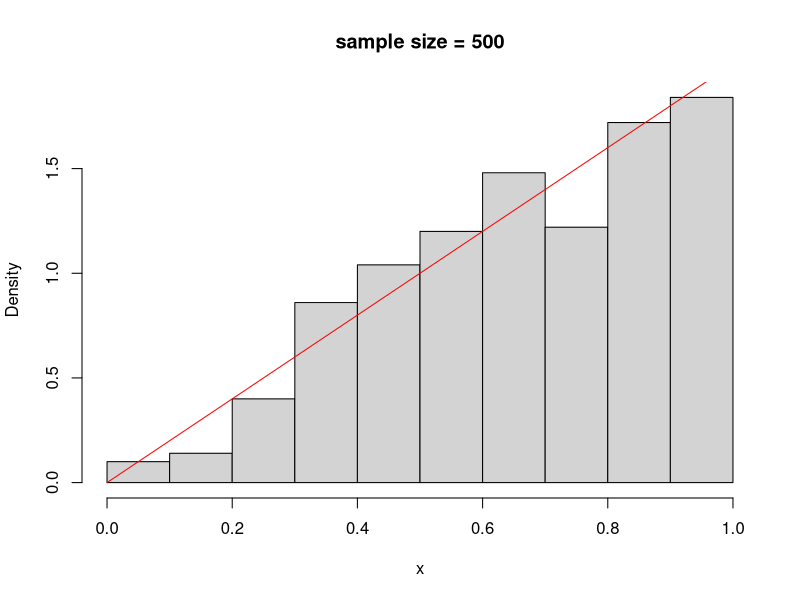
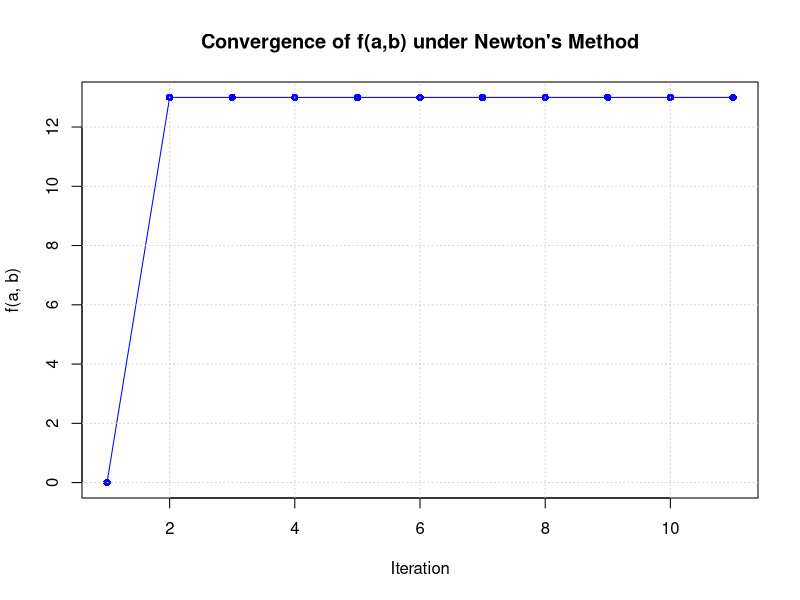
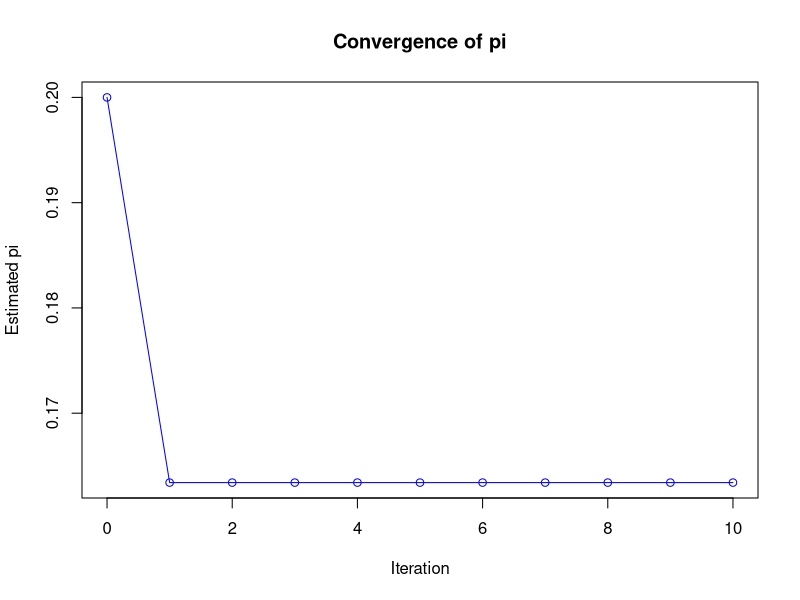

R code for these plots, in order:
## ---- chunk 1
# 1.
# a CDF F(x) = x^2
# b
generate_x <- function(n){
  u <- runif(n)
  x <- sqrt(u)
  return(x)
}
n <- 500
set.seed(123)

randX <- generate_x(n)
# c
hist(randX, probability = TRUE, main = paste('sample size =', n), xlab = 'x')
curve(2*x, from=0, to=max(randX), add = TRUE, col = 'red')


# 2.
# a
X_rej = NULL
accepted <- 0
M=1
n2=10000
lambda=1
set.seed(123)

for (i in 1:n2) {
  Y <- rexp(1, lambda)
  f_y <- ifelse(Y > 0, (2 / sqrt(2*pi)) * exp(-Y^2 / 2), 0)
  g_y <- dexp(Y, rate = lambda)
  
  if (runif(1) < f_y / (M * g_y)) {
    X_rej <- c(X_rej, Y)
    accepted <- accepted + 1
  }
}
acceptance_rate <- accepted / n2

cat("Acceptance rate:", acceptance_rate, "\n")
## ---- chunk 2
# a
set.seed(123)
n2 <- 10000
a <- -1
b <- 1

x_samples <- runif(n2, min = a, max = b)
f_values <- log(1 + x_samples^2)
I_est <- (b - a) * mean(f_values)

s <- sd(f_values)
SE <- (b - a) * s / sqrt(n)

CI_lower <- I_est - 1.96 * SE
CI_upper <- I_est + 1.96 * SE

# c
numerical_result <- integrate(function(x) log(1+x^2), lower = -1, upper = 1)

# e
u <- runif(n2, min = a, max = b)
# Evaluate f(x) and m(x)
f <- function(x){
  log(1 + x^2)
}
m <- function(x){
  return(x^2)
}
f_vals <- f(u)
m_vals <- m(u)
interval_length <- (b - a)
I_hat <- interval_length * f_vals
  
# Estimate the optimal beta
beta_opt <- lm(f_vals ~ m_vals)$coef[2]
# Control variate estimator:
I_hat_cv <- interval_length * (f_vals - beta_opt * (m_vals - 1/3) )

mean_standard2 <- mean(I_hat)
var_standard2 <- var(I_hat)

mean_cv2 <- mean(I_hat_cv)
var_cv2 <- var(I_hat_cv)

cat("Standard Monte Carlo estimate: Mean =", mean_standard2, ", Variance =", var_standard2, "\n")
cat("Control Variate estimate:      Mean =", mean_cv2, ", Variance =", var_cv2, "\n")

## ---- chunk 3
f <- function(a, b) {
  -a^2 - b^2 + 4*a + 6*b
}
grad <- function(a, b){
  c(-2*a + 4, -2*b + 6)
}
hess <- matrix(c(-2, 0,
              0, -2), nrow = 2, byrow = TRUE)

newtonRalphson <- function(a0, b0, grad, hess, tol=1e-10, max_iter=10){
  i <- 0
  a <- a0
  b <- b0
  hess_inv <- solve(hess)
  g_val <- grad(a, b)
  f_vals <- c(f(a,b))
  res <- c(a, b, g_val, f_vals, i)
  prev_a <- -Inf
  prev_b <- -Inf
  while(i < max_iter){# && (a-prev_a > tol) && (b-prev_b > tol)){#sqrt(sum(g_val^2)) > tol){
    i <- i + 1
    curr <- hess_inv %*% g_val
    prev_a <- a
    prev_b <- b
    a <- a - curr[1]
    b <- b - curr[2]
    g_val <- grad(a, b)
    f_vals <- f(a, b)
    res <- rbind(res, c(a, b, g_val, f_vals, i))
  }
  return(res)
}
set.seed(123)
result <- newtonRalphson(a0 = 0, b0 = 0, grad, hess)
print(result)

plot(result[,5], type = "o", pch = 16, col = "blue",
     xlab = "Iteration", ylab = "f(a, b)",
     main = "Convergence of f(a,b) under Newton's Method")
grid()

## ---- chunk 4
delta_bernoulli <- function(X, pars){
  num <- pars$p * (pars$p2^X) * ((1 - pars$p2)^(1 - X))
  denom <- (1 - pars$p) * (pars$p1^X) * ((1 - pars$p1)^(1 - X)) + num
  return(num / denom)
}

mles_bernoulli <- function(Z, X) {
  n <- length(X)
  phat <- sum(Z)/n
  p1hat <- sum((1 - Z) * X) / sum(1 - Z)
  p2hat <- sum(Z * X) / sum(Z)
  return(list(p = phat, p1 = p1hat, p2 = p2hat))
}

EM_bernoulli <- function(X, start, nreps = 10) {
  i <- 0
  Z <- delta_bernoulli(X, start)
  newpars <- start
  res <- rbind(c(0, newpars$p, newpars$p1, newpars$p2))
  
  while (i < nreps) {
    i <- i + 1
    # M-step: update parameters given the responsibilities
    newpars <- mles_bernoulli(Z, X)
    # E-step: update responsibilities using the new parameters
    Z <- delta_bernoulli(X, newpars)
    res <- rbind(res, c(i, newpars$p, newpars$p1, newpars$p2))
  }
  
  colnames(res) <- c("iter", "p", "p1", "p2")
  return(res)
}


n <- 100
pi_true <- 0.4
p1_true <- 0.7
p2_true <- 0.2
set.seed(123)
# Generate latent indicators
z_true <- rbinom(n, size = 1, prob = pi_true)

# Get data
x <- ifelse(z_true == 1, rbinom(n, size = 1, prob = p2_true),
            rbinom(n, size = 1, prob = p1_true))

# the initial guesses
start <- list(p = 0.2, p1 = 0.3, p2 = 0.1)

em_results <- EM_bernoulli(x, start, nreps = 10)
print(em_results)

plot(em_results[,"iter"], em_results[,"p"], type="o", col="blue", 
     xlab="Iteration", ylab="Estimated pi", main="Convergence of pi")
abline(h = pi_true, col="red", lty=2)
